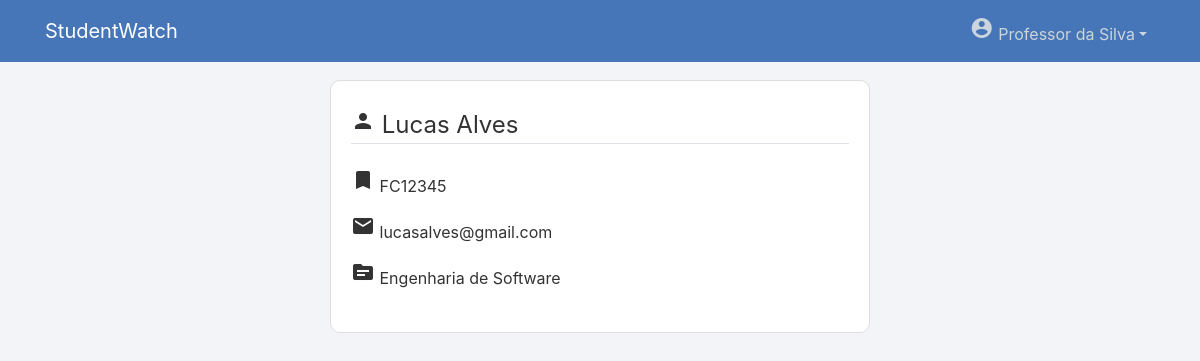
Page /estudante/17/ (signed in) on the committed database.
### users/models.py (models this page shows, shortened)
class User(AbstractUser):
    username = models.EmailField(_('username'), unique=False)
    email = models.EmailField(_('email address'), unique=True)
    tipo = models.CharField(max_length=100)

class EstudanteProfile(models.Model):
    user = models.OneToOneField(User, on_delete=models.CASCADE, null=True, related_name='estudante_profile')
    matricula = models.CharField(max_length=20, null=True)
    curso = models.ForeignKey('manager.Curso', on_delete=models.SET_NULL, null=True)

### manager/models.py (models this page shows, shortened)
class Curso(models.Model):
    nome = models.CharField(max_length=100)
    descricao = models.TextField(max_length=500)
    coordenador = models.ForeignKey(CoordenadorProfile, on_delete=models.SET_NULL, null=True)
    def __str__(self):
        return self.nome

### manager/views.py (the view)
# urls.py: path('estudante/<int:pk>/', EstudanteDetailView.as_view(), name='estudante-detail'),
class EstudanteDetailView(LoginRequiredMixin, DetailView):
    model = EstudanteProfile
    template_name = "manager/estudante_detail.html"

### manager/templates/manager/estudante_detail.html (shortened to what this page needs)
{% extends "page/base.html" %}
{% block content %}
    <div class="content-section">
        <fieldset class="form-group">
            <legend class="border-bottom mb-4"><span class="material-icons">person</span> {{ object.user.first_name }} {{ object.user.last_name }}</legend>
            <p><span class="material-icons">bookmark</span> {{ object.matricula }}</p>
            <p><span class="material-icons">mail</span> {{ object.user.email }}</p>
            <p><span class="material-icons">source</span> {{ object.curso }}</p>
    </div>
{% endblock content %}

### page/templates/page/base.html (shortened to what this page needs)
{% load static %}
<!DOCTYPE html>
<html lang="en">
<head>
    <link rel="stylesheet" href="https://stackpath.bootstrapcdn.com/bootstrap/4.1.3/css/bootstrap.min.css">
    <link rel="stylesheet" type="text/css" href="{% static 'page/main.css' %}">
    <link rel="stylesheet" href="https://code.jquery.com/ui/1.12.1/themes/base/jquery-ui.css" />
</head>
<body>
    <header class="site-header">
        <nav class="navbar navbar-expand-md navbar-dark bg-steel fixed-top">
          <div class="container">
            {% if user.is_authenticated and user.is_staff %}
              <a class="navbar-brand mr-4" href="{% url 'page-home' %}">StudentWatch | <b>Admin</b></a>
            {% else %}
              <a class="navbar-brand mr-4" href="{% url 'page-home' %}">StudentWatch</a>
            {% endif %}
            <div class="collapse navbar-collapse" id="navbarToggle">
              <div class="navbar-nav">
                {% if user.is_authenticated %}
                  <div class="nav-item dropdown">
                    <a class="nav-link dropdown-toggle" data-toggle="dropdown" href="#" role="button" aria-haspopup="true" aria-expanded="false"><span class="material-icons">account_circle</span> {{ user.first_name }} {{ user.last_name }}</a>
                  </div>
                {% else %}
                  <a class="nav-item nav-link" href="{% url 'login' %}"><span class="material-icons">login</span></a>
                {% endif %}
              </div>
            </div>
          </div>
        </nav>
    </header>
    <main role="main" class="container">
        <div class="row">
          <div class="col-sm-3"></div>
          <div class="col-md-6">
            {% block content %}{% endblock %}
          </div>
          <div class="col-sm-3"></div>
        </div>
      </main>
</body>
</html>

### page/static/page/main.css (style rules this page uses)
body { background: #f2f4f7; color: #333333; margin-top: 5rem; }
.bg-steel { background-color: #4675b8; }
.site-header .navbar-nav .nav-link { color: #cbd5db; }
.content-section { background: #ffffff; padding: 10px 20px; border: 1px solid #dddddd; border-radius: 10px; margin-bottom: 20px; }

### rows in the picture
User: first_name "Professor", last_name "da Silva"
EstudanteProfile: user.first_name "Lucas", user.last_name "Alves", matricula "FC12345", user.email "lucasalves@gmail.com", curso "Engenharia de Software"
